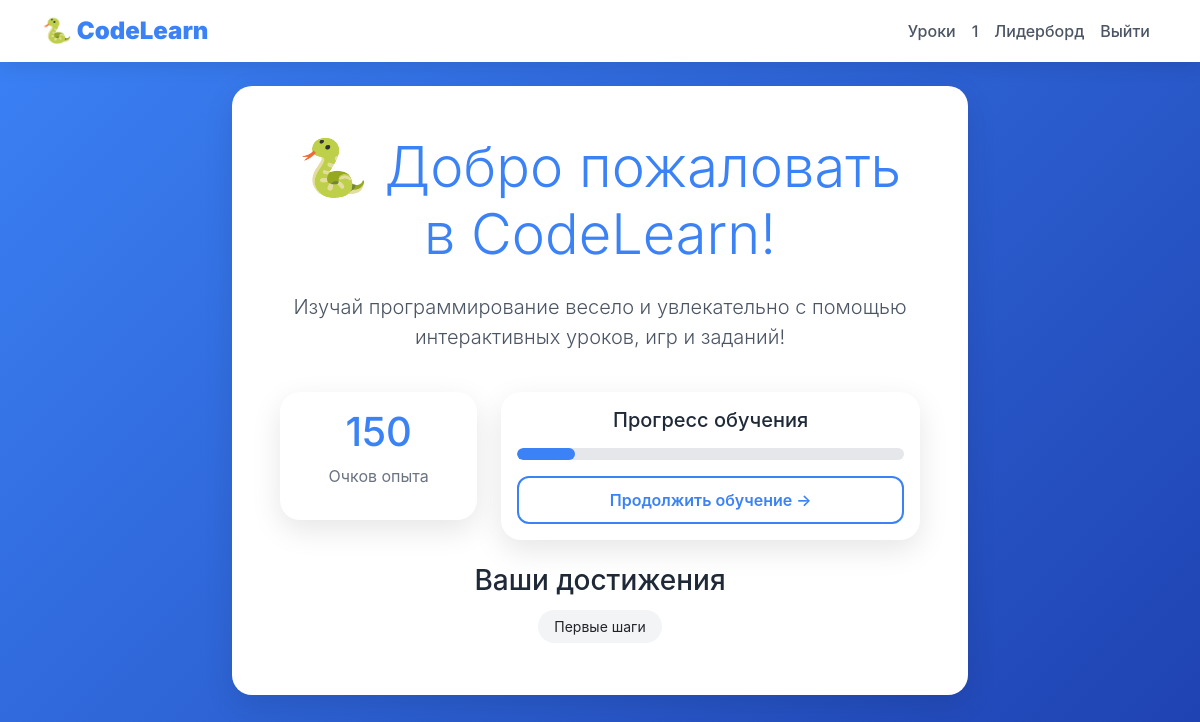
Page / (signed in) on the earlier database version.
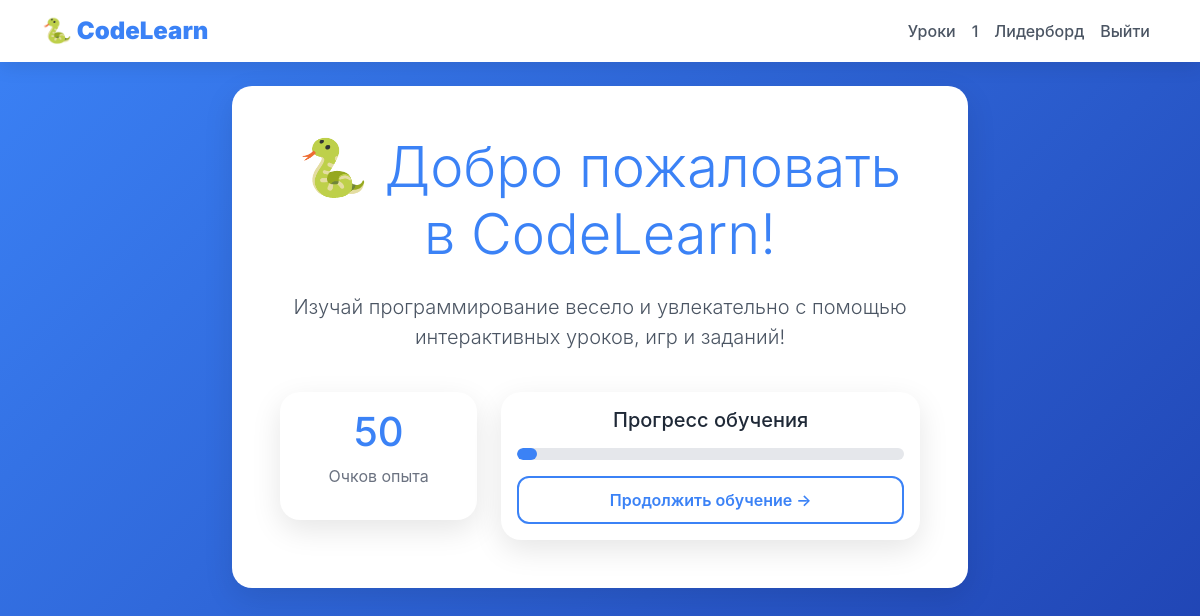
Same page on the later database version.
### data/user_achievement.py (models this page shows)
class UserAchievement(SqlAlchemyBase, SerializerMixin):
    __tablename__ = 'user_achievements'
    id = sqlalchemy.Column(sqlalchemy.Integer, primary_key=True, autoincrement=True)
    user_id = sqlalchemy.Column(sqlalchemy.Integer, sqlalchemy.ForeignKey('users.id'))
    achievement_id = sqlalchemy.Column(sqlalchemy.Integer, sqlalchemy.ForeignKey('achievements.id'))
    earned_at = sqlalchemy.Column(sqlalchemy.DateTime, default=datetime.datetime.now)
    user = orm.relationship('User', back_populates='achievements')
    achievement = orm.relationship('Achievement', back_populates='user_achievements')

### data/achievement.py (models this page shows)
class Achievement(SqlAlchemyBase, SerializerMixin):
    __tablename__ = 'achievements'
    id = sqlalchemy.Column(sqlalchemy.Integer, primary_key=True, autoincrement=True)
    name = sqlalchemy.Column(sqlalchemy.String, nullable=False)
    description = sqlalchemy.Column(sqlalchemy.String)
    icon = sqlalchemy.Column(sqlalchemy.String, default='🏆')
    xp_reward = sqlalchemy.Column(sqlalchemy.Integer, default=0)
    required_xp = sqlalchemy.Column(sqlalchemy.Integer)
    required_lessons = sqlalchemy.Column(sqlalchemy.Integer)
    required_modules = sqlalchemy.Column(sqlalchemy.Integer)
    user_achievements = orm.relationship('UserAchievement', back_populates='achievement')

### main.py (the view)
@app.route("/")
def index():
    if current_user.is_authenticated:
        db_sess = get_db()
        progress = db_sess.query(UserProgress).filter(UserProgress.user_id == current_user.id).first()
        total_xp = progress.total_xp if progress else 0
        achievements = db_sess.query(UserAchievement).filter(UserAchievement.user_id == current_user.id).join(Achievement).all()
        return render_template("index.html", total_xp=total_xp, achievements=achievements, user=current_user)
    return render_template("index.html")

### data/db_session.py (called while the page is built)
def create_session() -> Session:
    global __factory
    return __factory()

### main.py (called while the page is built)
@app.teardown_appcontext
def shutdown_session(exception=None):
    db_sess = getattr(g, '_db_session', None)
    if db_sess:
        db_sess.close()

def get_db():
    if not hasattr(g, '_db_session'):
        g._db_session = db_session.create_session()
    return g._db_session

@login_manager.user_loader
def load_user(user_id):
    db_sess = get_db()
    return db_sess.get(User, user_id)

### templates/index.html (shortened to what this page needs)
{% extends "base.html" %}
{% block content %}
<div class="row">
    <div class="col-md-8 mx-auto text-center">
        <div class="card p-5">
            <h1 class="display-4 mb-4" style="color: #3b82f6;">🐍 Добро пожаловать в CodeLearn!</h1>
            <p class="lead" style="color: #4b5563;">Изучай программирование весело и увлекательно с помощью интерактивных уроков, игр и заданий!</p>
            {% if current_user.is_authenticated %}
                <div class="mt-4">
                    <div class="row">
                        <div class="col-md-4">
                            <div class="card p-3 text-center">
                                <h3 style="font-size: 2.5rem; color: #3b82f6;">{{ total_xp }}</h3>
                                <p style="color: #6b7280;">Очков опыта</p>
                            </div>
                        </div>
                        <div class="col-md-8">
                            <div class="card p-3">
                                <h5>Прогресс обучения</h5>
                                <div class="progress mt-2">
                                    <div class="progress-bar" style="width: {{ (total_xp / 1000 * 100) if total_xp else 0 }}%"></div>
                                </div>
                                <a href="/lessons" class="btn btn-primary mt-3">Продолжить обучение →</a>
                            </div>
                        </div>
                    </div>
                    {% if achievements %}
                    <div class="mt-4">
                        <h3>Ваши достижения</h3>
                        {% for ua in achievements %}
                            <div class="achievement-badge">
                                {{ ua.achievement.name }}
                            </div>
                        {% endfor %}
                    </div>
                    {% endif %}
                </div>
            {% else %}
                <div class="mt-4">
                    <a href="/register" class="btn btn-primary btn-lg me-2">Начать обучение</a>
                    <a href="/login" class="btn btn-outline-primary btn-lg">Войти</a>
                </div>
            {% endif %}
        </div>
    </div>
</div>
{% endblock %}

Differences in the rows shown:
removed UserAchievement: achievement.name "Первые шаги"
Other differences:
{{ total_xp }}: "150" → "50"
{{ (total_xp / 1000 * 100) if total_xp else 0 }}: 15.0 → 5.0 (drawn)
text no longer shown: "Ваши достижения"
